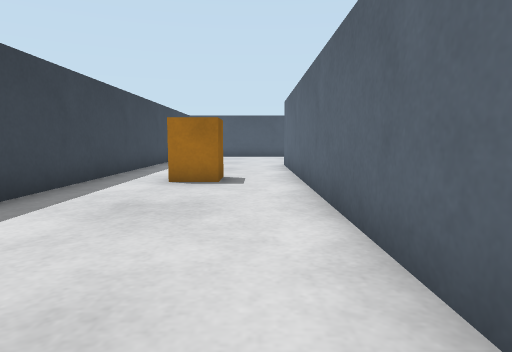
view 1 (above)

23 first-person views from a walk through a Webots world. The camera is 0.23 m above the floor, tilts 6° down and sees 75° across. The floor is counted in squares, 0.25 m on a side. Each view is taken from the middle of a square. On the plan, view 1 faces up. The plan holds only what a view shows up to about 12 squares ahead; the rest is blank. The robots in the file are not drawn.

view 2
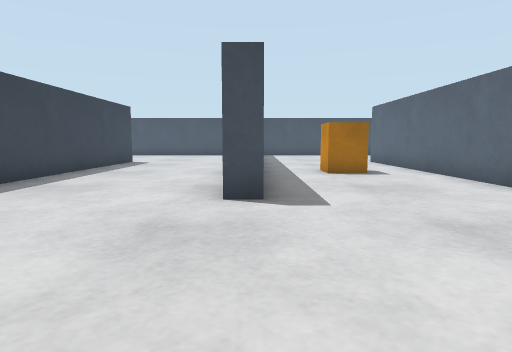

view 3
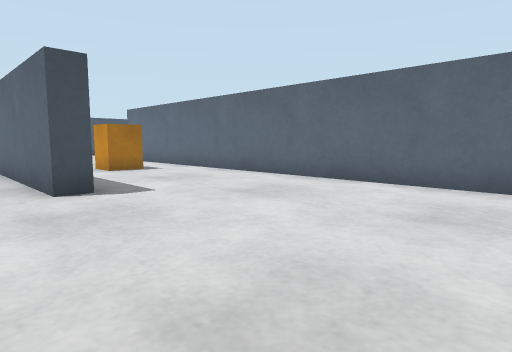

view 4
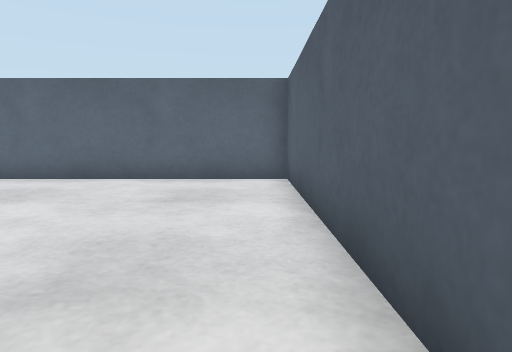

view 5
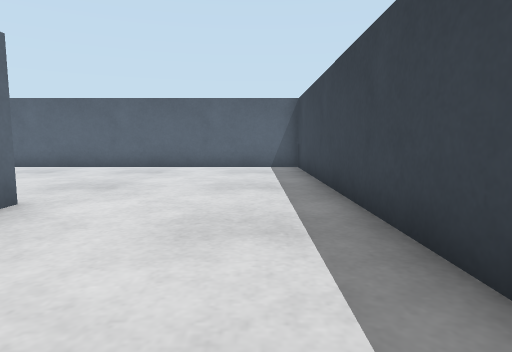

view 6
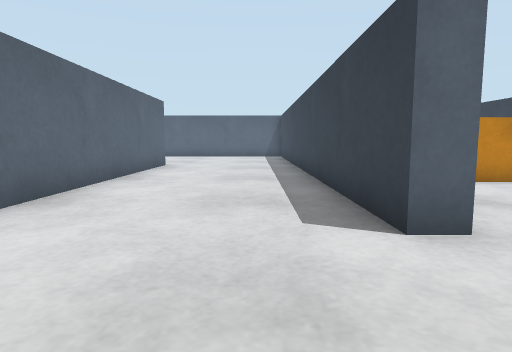

view 7
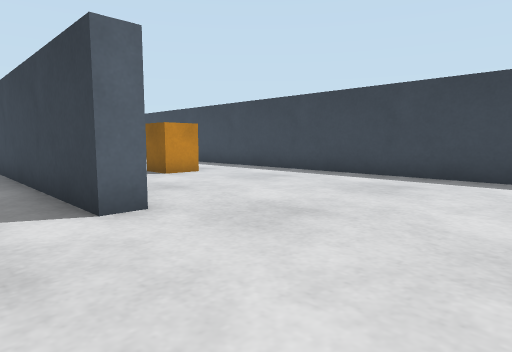

view 8
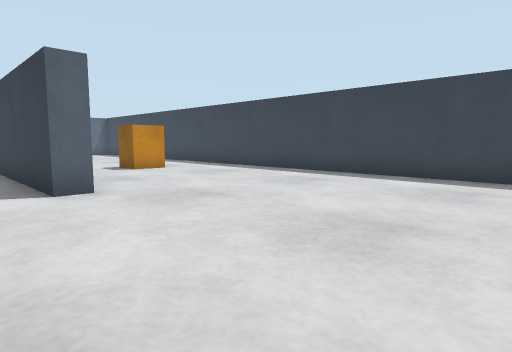

view 9
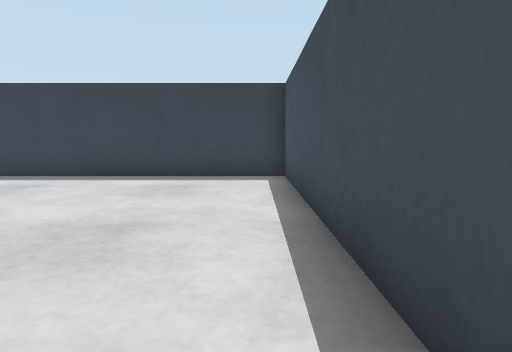

view 10
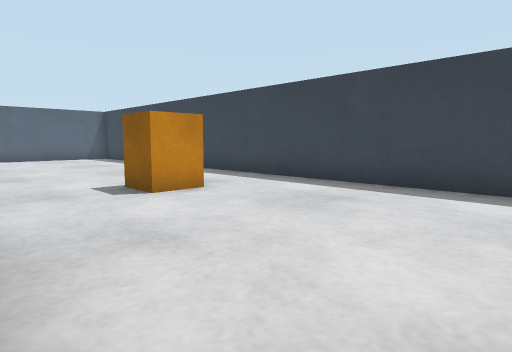

view 11
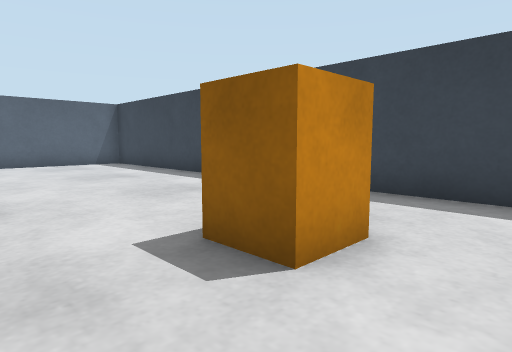

view 12
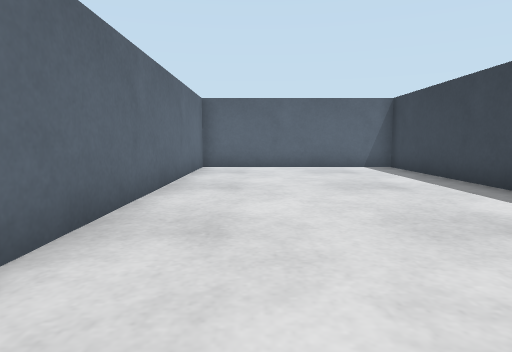

view 13
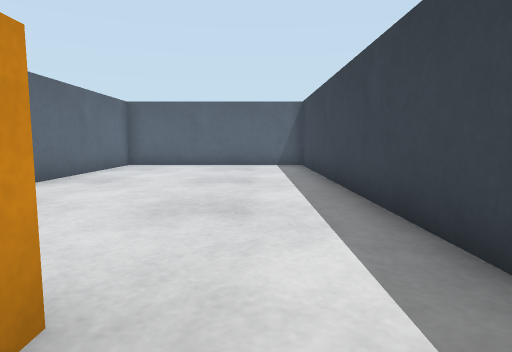

view 14
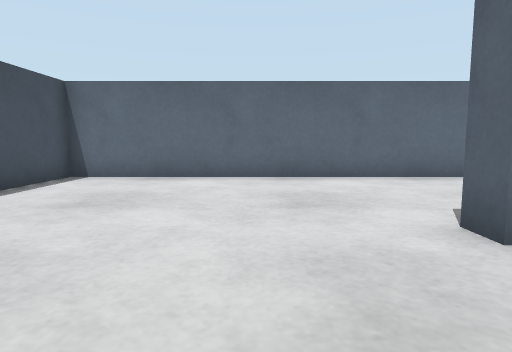

view 15
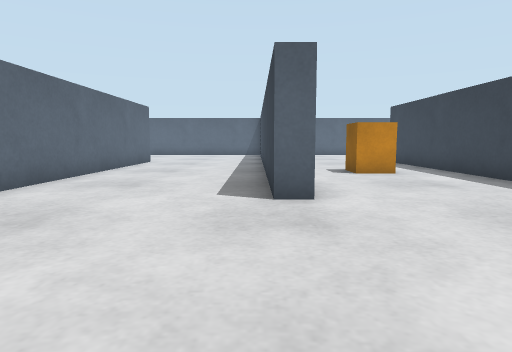

view 16
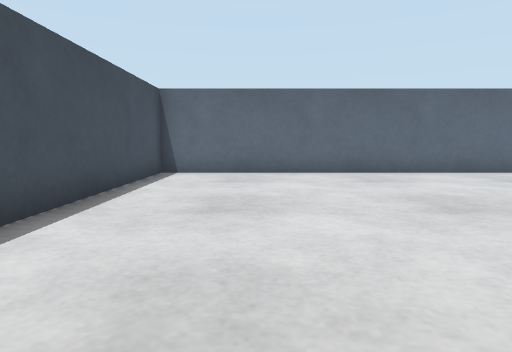

view 17
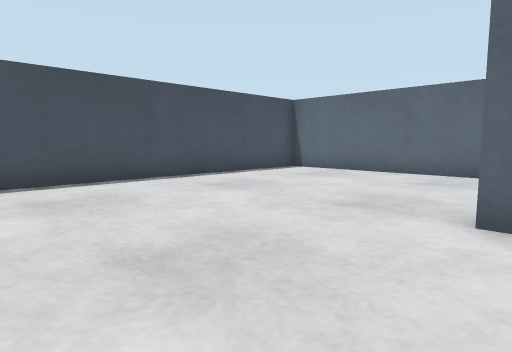

view 18
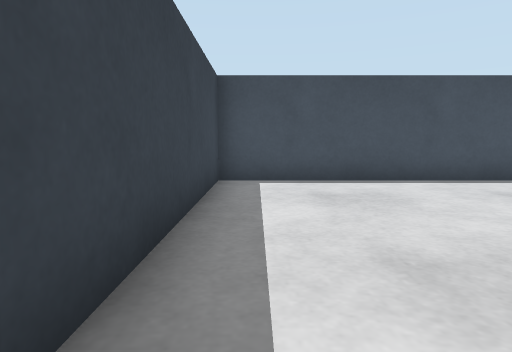

view 19
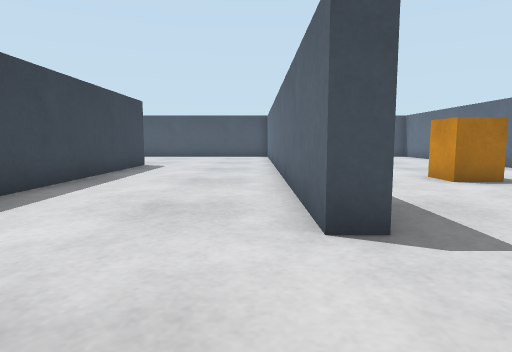

view 20
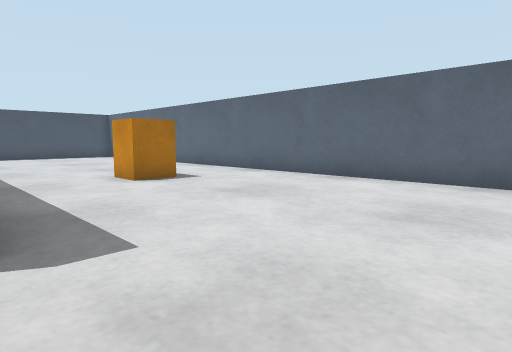

view 21
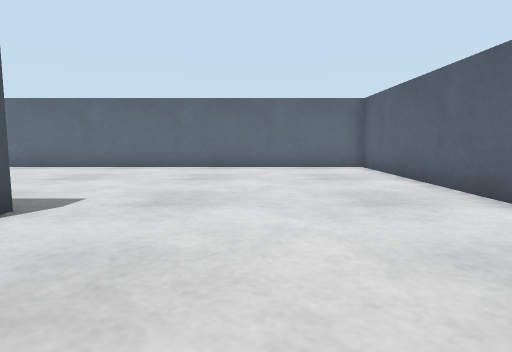

view 22
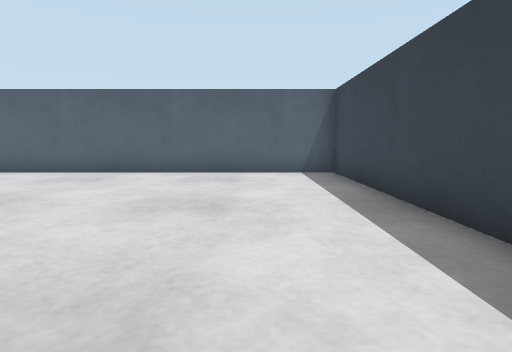

view 23
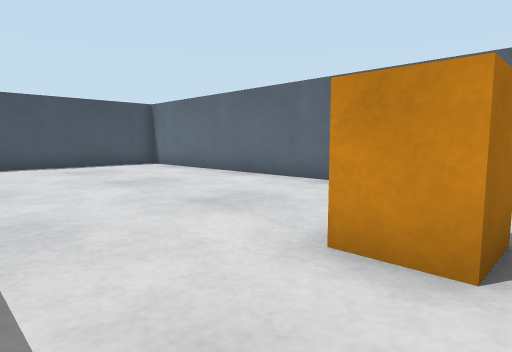

### Floor plan
Points are (right, up) in squares from view 1. A wall is a line through its corners. A room is listed if a view was taken in it or the views show most of it. See-through windows are left out.
Room 1 (views 1, 2, 3, 4, 5, 17, 18)
walls: (-3.9, 3.2) (-4.5, 3.2) (-4.5, 13.6); (-3.9, 13.4) (-3.9, 5); (-9.5, 12.8) (-9.5, -3.8) (1.1, -3.8) (1.1, 12.8)
ways out: opening at (-7, 12.7) to room 2; opening at (-1.5, 13) to room 3
objects: orange box (-2, 7) to (-1, 9)
Room 2 (views 6, 7, 8, 9, 10, 11, 12, 13, 14)
walls: (-10.1, 12.8) (-9.5, 12.8); (-4.5, 13.6) (-4.5, 19.8) (-6.9, 19.8); (-8.9, 19.8) (-16.8, 19.8) (-16.8, -3.8) (-10.1, -3.8) (-10.1, 5.6)
ways out: opening at (-7, 12.7) to room 1
objects: orange box (-14, 7) to (-13, 9)
Room 3 (views 15, 16)
walls: (1.1, 12.8) (1.7, 12.8); (6.7, 13.6) (6.7, 19.8) (-3.9, 19.8) (-3.9, 13.4)
ways out: opening at (-1.5, 13) to room 1; opening at (4.5, 12.8) to room 4
Room 4 (views 19, 20, 21, 22, 23)
walls: (7.4, 3.2) (6.7, 3.2) (6.7, 13.6); (14.8, 11.2) (14.8, 17.5); (1.7, 3.1) (1.7, -3.8) (14.8, -3.8) (14.8, 9.5); (1.7, 12.8) (1.7, 5.5); (12.5, 19.8) (9.6, 19.8)
ways out: opening at (4.5, 12.8) to room 3
objects: orange box (10, 7) to (12, 9)

Where each view was taken, in squares from view 1:
view 1: 0 up, 0 right, facing up
view 2: 2 down, 4 left, facing up
view 3: 3 down, 6 left, facing up-right
view 4: 3 down, 7 left, facing right
view 5: 8 up, 8 left, facing down
view 6: 16 up, 8 left, facing down
view 7: 17 up, 8 left, facing down-left
view 8: 19 up, 8 left, facing down-left
view 9: 19 up, 8 left, facing left
view 10: 14 up, 10 left, facing down-left
view 11: 10 up, 11 left, facing down-left
view 12: 8 up, 12 left, facing down
view 13: 9 up, 15 left, facing down
view 14: 15 up, 13 left, facing right
view 15: 18 up, 2 right, facing down
view 16: 17 up, 3 left, facing right
view 17: 12 up, 3 left, facing up-right
view 18: 12 up, 3 left, facing up
view 19: 0 up, 6 right, facing up
view 20: 0 up, 7 right, facing up-right
view 21: 0 up, 3 right, facing right
view 22: 6 up, 4 right, facing down
view 23: 7 up, 8 right, facing up-right
